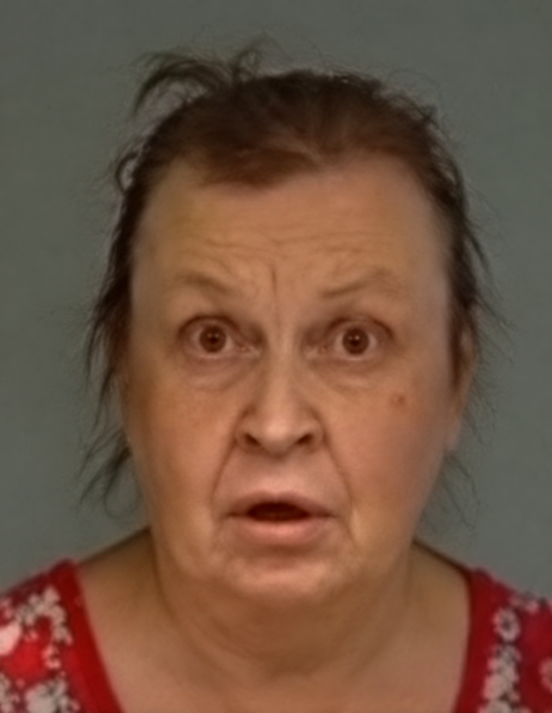
#> input picture tools/face_source.png, 1104 x 1425 px (shown at 1/2 size)
$ python face_prep.py
#> lines starting #> are read from the running program, lines starting #| are printed output that depends on the picture
"""Вырезает голову из фото (без торса и фона) для текстуры лица."""
import numpy as np
from PIL import Image, ImageFilter

import os
SRC = os.path.join(os.path.dirname(os.path.abspath(__file__)), "face_source.png")
CROP = (230, 130, 950, 1138)      # 720 x 1008  (5:7)

def _blur(a, r):
    im = Image.fromarray(np.clip(a, 0, 255).astype(np.uint8))
    return np.asarray(im.filter(ImageFilter.GaussianBlur(r))).astype(np.float32)

def face_arrays():
    """Возвращает (лицо RGB float, hair_col, skin_col, hair_patch)."""
    a = np.asarray(Image.open(SRC).convert("RGB").crop(CROP)).astype(np.float32)
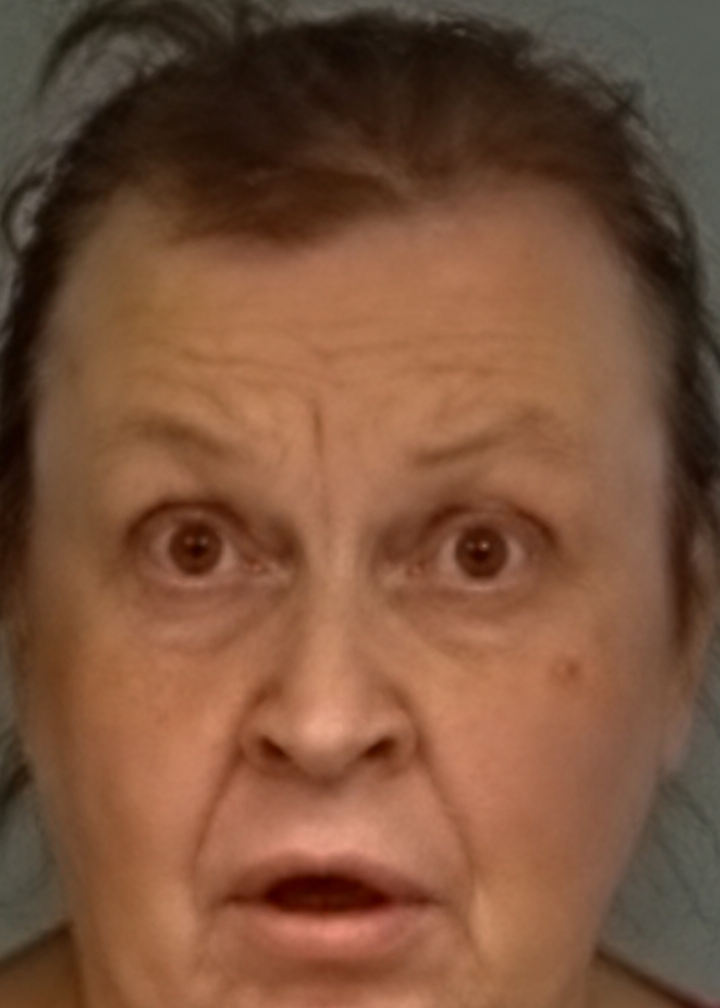
#> a: shape (1008, 720, 3) float32; mean R, G, B 122, 82.2, 58.6
    h, w, _ = a.shape
#> h = 1008; w = 720
    yy, xx = np.mgrid[0:h, 0:w].astype(np.float32)
    # цвета для заливки вокруг головы
    hair_patch = a[40:150, 200:520]
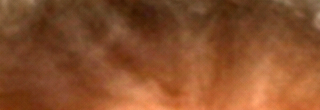
#> hair_patch: shape (110, 320, 3) float32; mean R, G, B 45.4, 27.3, 16.1; drawn with min black and max white
    hair_col = np.median(hair_patch.reshape(-1, 3), axis=0)
#> hair_col = [42, 25, 15]
    skin_col = np.median(a[640:820, 90:190].reshape(-1, 3), axis=0)
#> skin_col = [172, 109, 74]
    skin_col = skin_col * 0.75 + np.array([140, 105, 85], np.float32) * 0.25
#> skin_col = [164, 108, 76.75]
    # суперэллипс головы
    cx, cy, rx, ry, n = w / 2 + 5, h * 0.50, w * 0.50, h * 0.50, 2.7
#> cx = 365; cy = 504; rx = 360; ry = 504; n = 2.7
    d = (np.abs((xx - cx) / rx) ** n + np.abs((yy - cy) / ry) ** n) ** (1 / n)
    inside = np.clip((1.0 - d) / 0.07, 0, 1)            # мягкий край
    # заливка: сверху — цвет волос, снизу — цвет кожи/шеи (плавный переход)
    t = np.clip((yy - h * 0.40) / (h * 0.25), 0, 1)[..., None]
    fill = hair_col * (1 - t) + skin_col * t
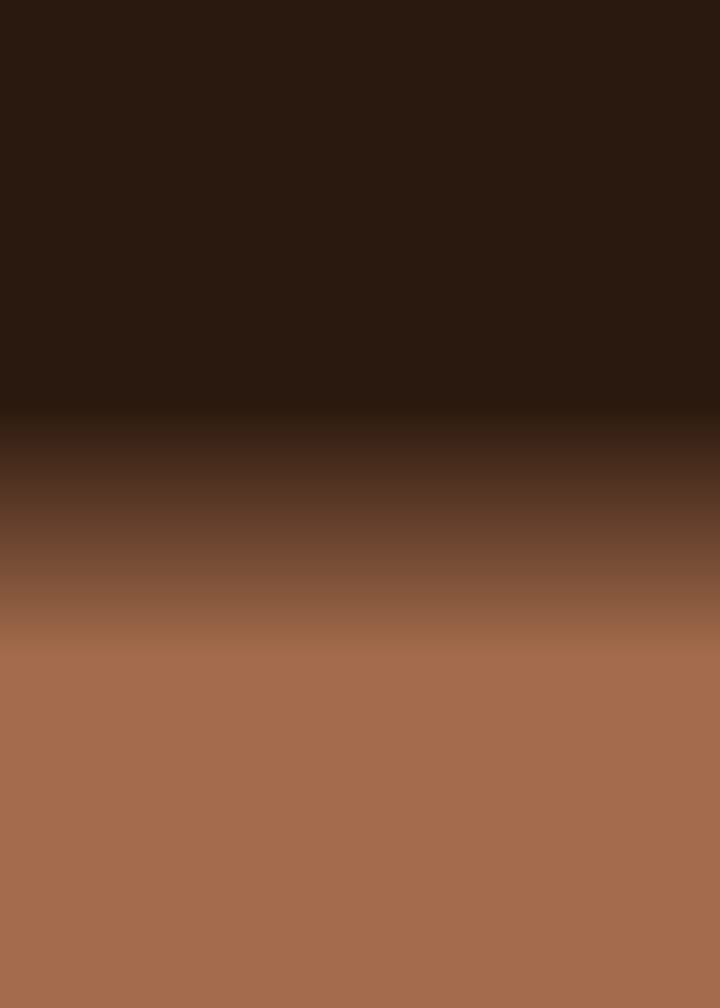
#> fill: shape (1008, 720, 3) float32; mean of channels 0, 1, 2 99.7, 64.4, 44.1; drawn as R, G, B
    rng = np.random.default_rng(3)
    noise = _blur(rng.normal(0, 14, (h, w, 3)).astype(np.float32) + 128, 3) - 128
#> in _blur, `im = Image.fromarray(np.clip(a, 0, 255).astype(np.uint8))`:
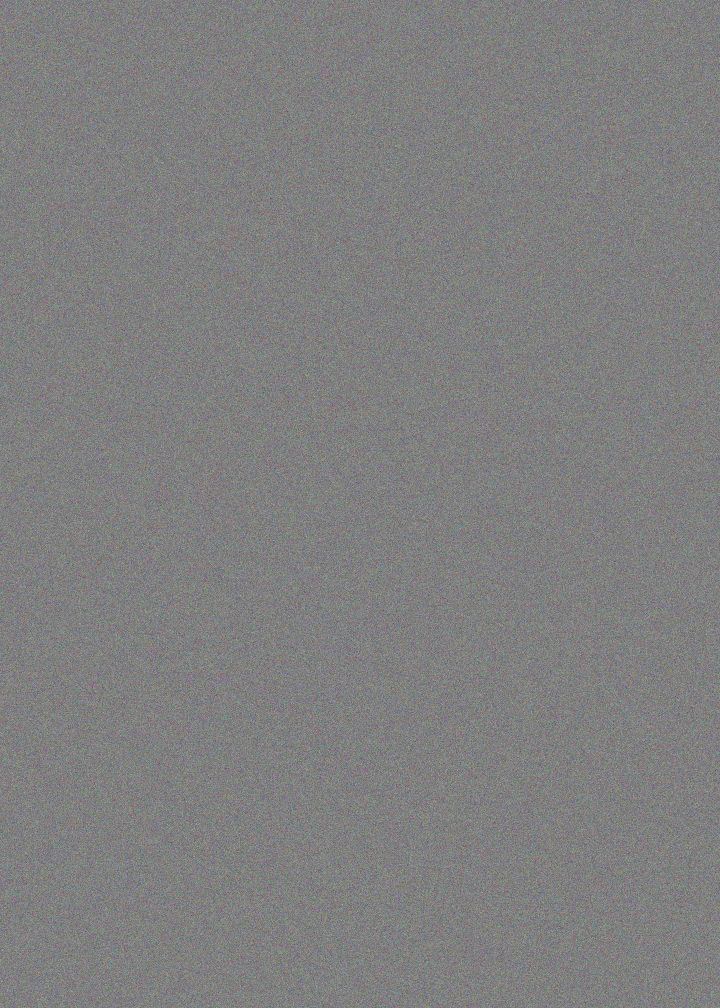
#> im: PIL image 720x1008 RGB; mean R, G, B 127.5, 127.5, 127.5
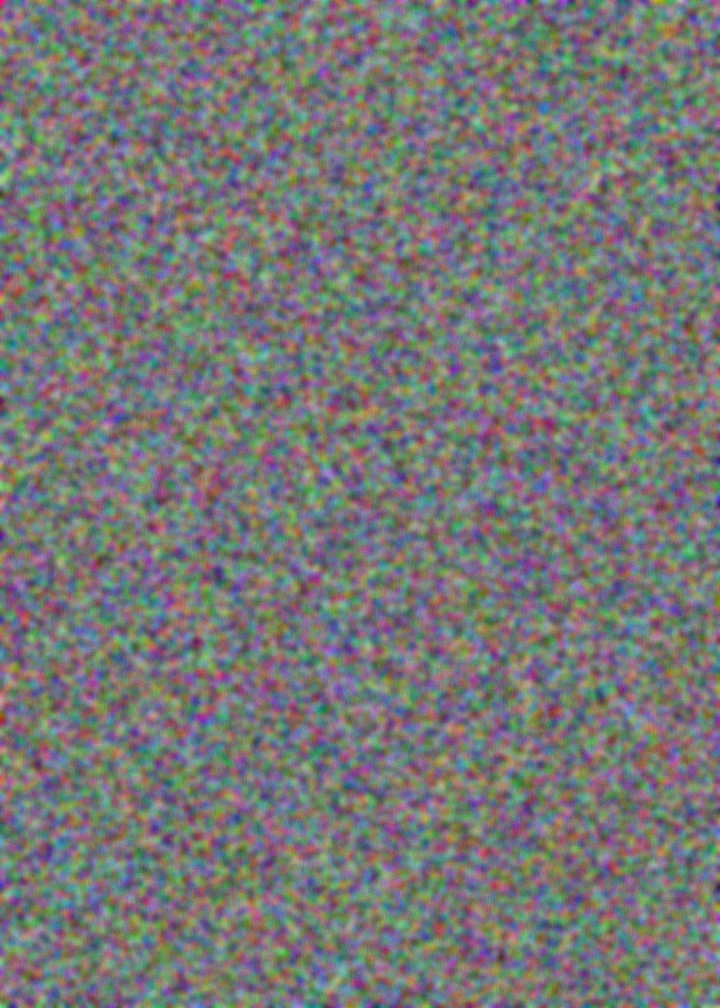
#> noise: shape (1008, 720, 3) float32; mean of channels 0, 1, 2 -0.503, -0.508, -0.53; drawn with min black and max white
    fill = fill + noise * 0.8
    out = a * inside[..., None] + fill * (1 - inside[..., None])
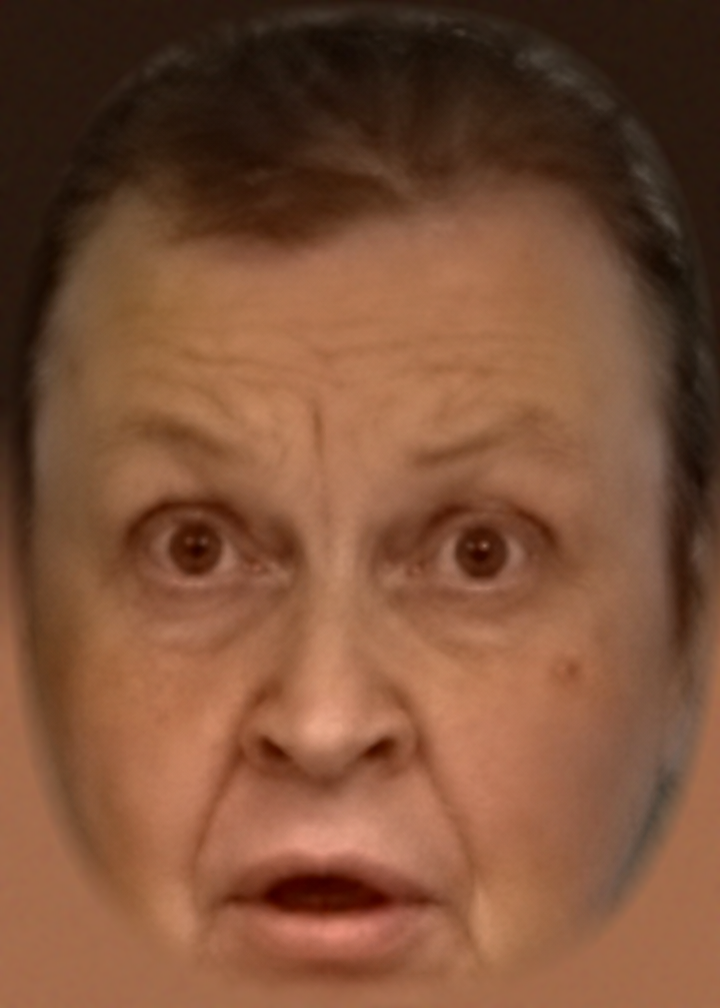
#> out: shape (1008, 720, 3) float32; mean R, G, B 124.5, 80.8, 56
    return out, hair_col, skin_col, hair_patch

def face_image():
    out, hair_col, skin_col, patch = face_arrays()
#> hair_col = [42, 25, 15]; skin_col = [164, 108, 76.75]
    return Image.fromarray(np.clip(out, 0, 255).astype(np.uint8)), hair_col, skin_col

if __name__ == "__main__":
    img, hc, sc = face_image()
#> hc = [42, 25, 15]; sc = [164, 108, 76.75]
    img.save("/home/claude/face_crop_preview.png")
    print(img.size, hc, sc)
#| (720, 1008) [42. 25. 15.] [164.   108.    76.75]
